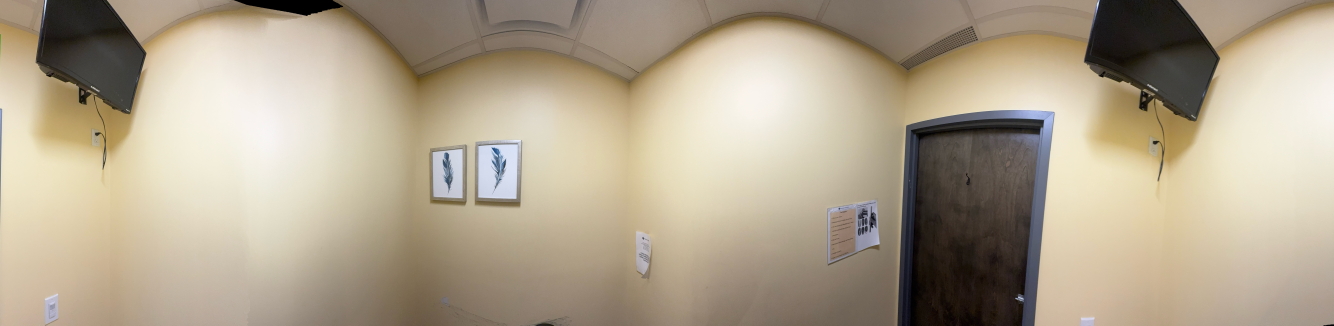
#> input picture gaussian-splat-room/source/pano.jpg, 8000 x 1953 px (shown at 1/6 size)
$ python relief.py
#> lines starting #> are read from the running program, lines starting #| are printed output that depends on the picture; after the words box and inside, x2 and y2 are one past the last pixel; in counts of white or black regions, pixels touching at a corner belong together
"""Step 2c: semantic relief from color segmentation.

MiDaS misjudges this scene (dark door/TVs read as far holes), so object
relief comes from segmentation instead: TVs pop toward the camera like
wall-mounted panels, the door recesses into its frame, papers/frames sit a
touch proud of the wall. Output is a signed pop map in meters (+ = toward
camera) and the final refined depth map.
"""
import os

import cv2
import numpy as np

from common import ROOT

FUSE_W, FUSE_H = 2000, 489
TV_POP = 0.13
DOOR_POP = -0.05
PAPER_POP = 0.02
DEPTH_MIN, DEPTH_MAX = 0.6, 4.5


def main():
    pano = cv2.imread(os.path.join(ROOT, "source", "pano.jpg"))
#> pano is the input picture: shape (1953, 8000, 3); mean B, G, R 142.5, 163.8, 176.4
    small = cv2.resize(pano, (FUSE_W, FUSE_H), interpolation=cv2.INTER_AREA)
    hsv = cv2.cvtColor(small, cv2.COLOR_BGR2HSV)
#> hsv: shape (489, 2000, 3); mean H, S, V 22.4, 54.7, 177
    Hh = hsv[..., 0].astype(np.int16)
    S = hsv[..., 1].astype(np.int16)
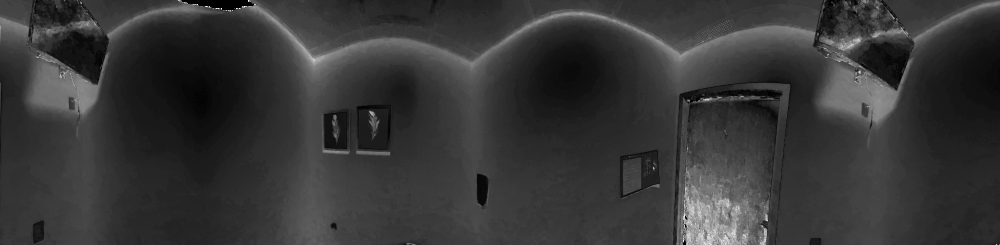
#> S: shape (489, 2000) int16 (shown at 1/2 size); min 0, max 255, mean 54.7
    V = hsv[..., 2].astype(np.int16)
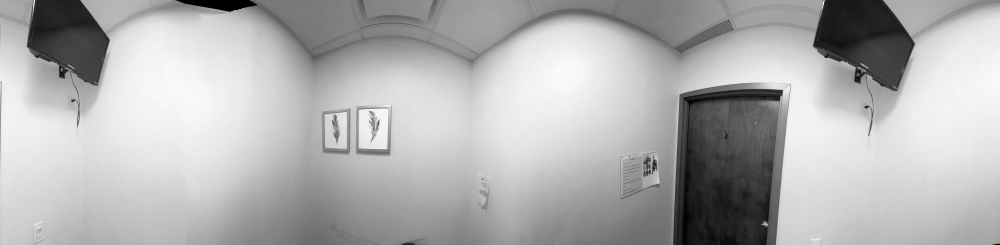
#> V: shape (489, 2000) int16 (shown at 1/2 size); min 0, max 254, mean 177

    rows = np.arange(FUSE_H)[:, None] * np.ones((1, FUSE_W))

    dark = (V < 80).astype(np.uint8)
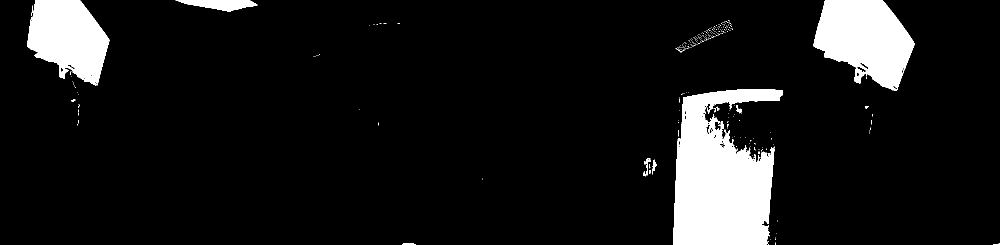
#> dark: shape (489, 2000) (shown at 1/2 size); values 0 (black) and 1 (white), 9.6% white; 325 white regions (309 under 20 px), largest, box (x1, y1, x2, y2) and area: (1346, 178, 1566, 489) 46608, (1627, 0, 1830, 182) 24341, (54, 0, 219, 171) 19167
    dark = cv2.morphologyEx(dark, cv2.MORPH_CLOSE, np.ones((5, 5), np.uint8))
#> dark: shape (489, 2000); values 0 (black) and 1 (white), 9.9% white; 73 white regions (62 under 20 px), largest, box (x1, y1, x2, y2) and area: (1346, 178, 1566, 489) 48103, (1627, 0, 1830, 182) 24624, (54, 0, 219, 171) 19478
    n, lab, stats, cent = cv2.connectedComponentsWithStats(dark, 8)
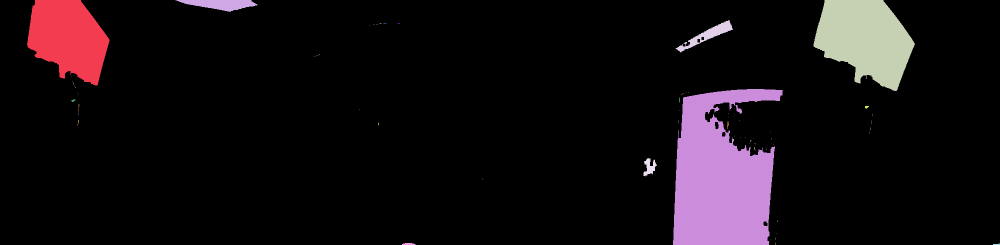
#> lab: shape (489, 2000) int32 (shown at 1/2 size); 74 distinct labels, from 0 to 73; one colour per label, 0 black
#> n = 74; stats = 74 rows, first 6: [0, 0, 2000, 489, 880838], [54, 0, 165, 171, 19478], [351, 0, 164, 24, 2287], [1627, 0, 203, 182, 24624], [1351, 40, 115, 65, 1808], [759, 47, 4, 1, 4]; cent = 74 pairs, first value 136.3 to 1993.5, second value 7.92 to 487.8
    tv_mask = np.zeros((FUSE_H, FUSE_W), np.uint8)
    door_mask = np.zeros((FUSE_H, FUSE_W), np.uint8)
    for i in range(1, n):
        area = stats[i, cv2.CC_STAT_AREA]
        cy_c = cent[i][1]
        if area < 150:
            continue
        comp = lab == i
        # door: big dark-brown block in the lower 2/3
        browns = ((Hh[comp] < 35) & (S[comp] > 40)).mean()
        if area > 8000 and cy_c > FUSE_H * 0.3:
            door_mask[comp] = 1
        elif cy_c < FUSE_H * 0.45:
            w_c = stats[i, cv2.CC_STAT_WIDTH]
            h_c = stats[i, cv2.CC_STAT_HEIGHT]
            if w_c / max(h_c, 1) < 3.2:  # wide+short = ceiling vent, not a TV
                tv_mask[comp] = 1
        del browns
#> this loop made 73 passes
#> (area, cy_c, w_c, h_c) on passes 1 to 4: (19478, 75.97, 165, 171), (2287, 7.92, 164, 24), (24624, 78.6, 203, 182), (1808, 69.8, 115, 65)
#> (area, cy_c) on passes 31, 32, 33, 47: (26, 200.7), (21, 215), (30, 213.6), (27, 249.1)
#> door_mask: shape (489, 2000); values 0 (black) and 1 (white), 4.9% white; 1 white region, box (x1, y1, x2, y2) and area: (1346, 178, 1566, 489) 48103
#> tv_mask: shape (489, 2000); values 0 (black) and 1 (white), 4.7% white; 3 white regions, box (x1, y1, x2, y2) and area: (1627, 0, 1830, 182) 24624, (54, 0, 219, 171) 19478, (1351, 40, 1466, 105) 1808

    # solidify the door: close gaps from light wood grain, then fill holes
    door_mask = cv2.morphologyEx(door_mask, cv2.MORPH_CLOSE, np.ones((17, 17), np.uint8))
#> door_mask: shape (489, 2000); values 0 (black) and 1 (white), 5.1% white; 1 white region, box (x1, y1, x2, y2) and area: (1346, 178, 1566, 489) 49709
    ff = door_mask.copy()
    cv2.floodFill(ff, np.zeros((FUSE_H + 2, FUSE_W + 2), np.uint8), (0, 0), 1)
#> ff: shape (489, 2000); every value is 1
    door_mask = door_mask | (1 - ff)

    paper = ((V > 195) & (S < 32)).astype(np.uint8)
#> paper: shape (489, 2000); values 0 (black) and 1 (white), 13.1% white; 230 white regions (216 under 20 px), largest, box (x1, y1, x2, y2) and area: (235, 45, 518, 377) 61623, (1845, 47, 2000, 296) 27229, (1043, 69, 1242, 253) 25711
    paper = cv2.morphologyEx(paper, cv2.MORPH_OPEN, np.ones((3, 3), np.uint8))
#> paper: shape (489, 2000); values 0 (black) and 1 (white), 12.8% white; 31 white regions (14 under 20 px), largest, box (x1, y1, x2, y2) and area: (237, 46, 514, 376) 60620, (1846, 47, 2000, 293) 26684, (1044, 70, 1240, 252) 25115
    # papers only on the wall band, not the ceiling
    paper[rows < FUSE_H * 0.22] = 0
#> paper: shape (489, 2000); values 0 (black) and 1 (white), 11.2% white; 30 white regions (13 under 20 px), largest, box (x1, y1, x2, y2) and area: (237, 108, 514, 376) 51262, (1846, 108, 2000, 293) 23140, (1044, 108, 1240, 252) 21833
    # keep only small compact components — sheets of paper, not lit wall areas
    np_, lab_p, stats_p, _ = cv2.connectedComponentsWithStats(paper, 8)
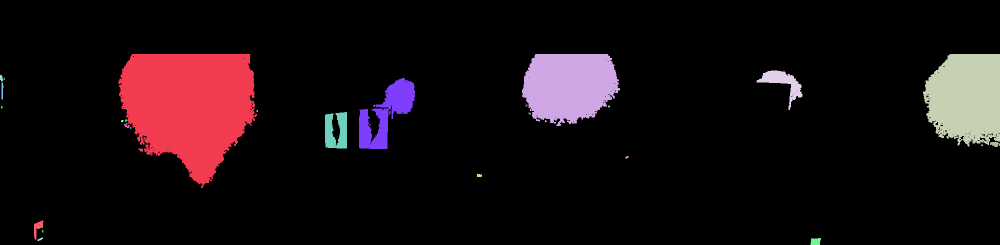
#> lab_p: shape (489, 2000) int32 (shown at 1/2 size); 31 distinct labels, from 0 to 30; one colour per label, 0 black
#> np_ = 31; stats_p = 31 rows, first 6: [0, 0, 2000, 489, 868609], [237, 108, 277, 268, 51262], [1044, 108, 196, 144, 21833], [1846, 108, 154, 185, 23140], [1513, 141, 92, 79, 2239], [0, 150, 6, 13, 59]
    for i in range(1, np_):
        if stats_p[i, cv2.CC_STAT_AREA] > 2500:
            paper[lab_p == i] = 0
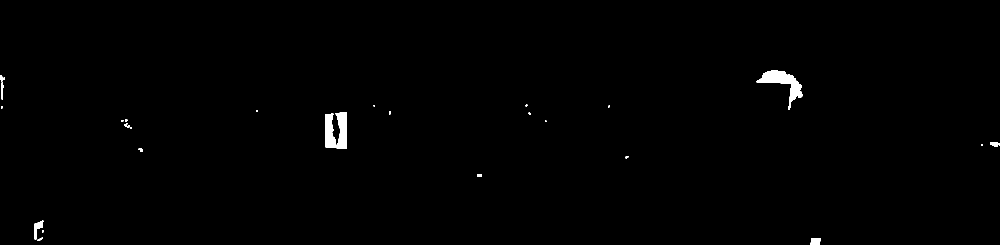
#> paper: shape (489, 2000) (shown at 1/2 size); values 0 (black) and 1 (white), 0.61% white; 26 white regions (13 under 20 px), largest, box (x1, y1, x2, y2) and area: (650, 224, 694, 297) 2452, (1513, 141, 1605, 220) 2239, (68, 441, 87, 479) 329

    pop = (tv_mask.astype(np.float32) * TV_POP
           + door_mask.astype(np.float32) * DOOR_POP
           + paper.astype(np.float32) * PAPER_POP
           * (1 - tv_mask) * (1 - door_mask))
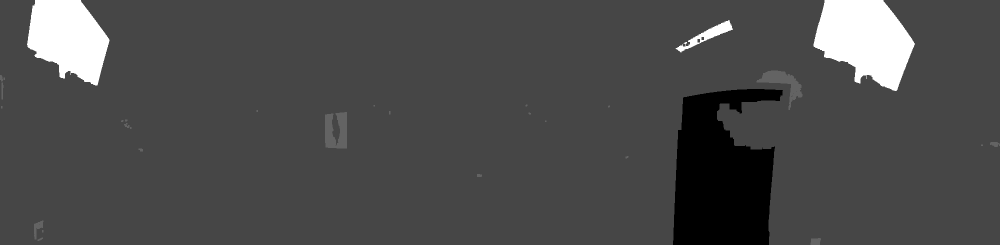
#> pop: shape (489, 2000) float32 (shown at 1/2 size); min -0.05, max 0.13, mean 0.00368; drawn with min black and max white
    pop = cv2.GaussianBlur(pop, (0, 0), 1.2)
    np.save(os.path.join(ROOT, "depth", "pano_pop.npy"), pop)

#> (the run stopped early here; a loop or call above may not have finished)
